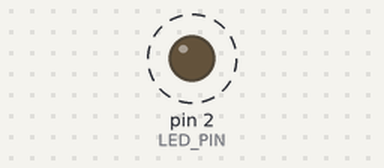
Bench run of a sketch on a simulated Arduino Uno, built with avr-gcc and run on an emulated ATmega328P. Shown: output pins drawn as LEDs (lit = HIGH). Dashed ring = blinking. What the sketch prints to the serial monitor is not drawn.

Above: at 0.5 s.
Timing chart, 0 to 4.6 s (numbered marks = the images above):
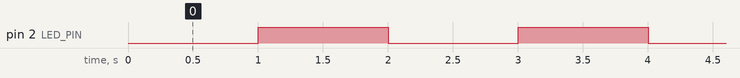

The sketch:

led-blink-esp-8266.ino
```cpp
#include <Arduino.h>

#define LED_PIN 2
#define SERIAL_BAUDRATE 115200

void setup() {
  Serial.begin(SERIAL_BAUDRATE);
  Serial.println("Led state");

  pinMode(LED_PIN,OUTPUT);
  digitalWrite(LED_PIN,LOW);
}

void loop() {
  digitalWrite(LED_PIN,LOW);
  Serial.println("Led OFF");
  delay(1000);
  digitalWrite(LED_PIN,HIGH);
  Serial.println("Led ON");
  delay(1000);
}
```

Measured:
- by itself, pin 2 (LED_PIN): alternates HIGH for 1.0 s and LOW for 1.0 s
